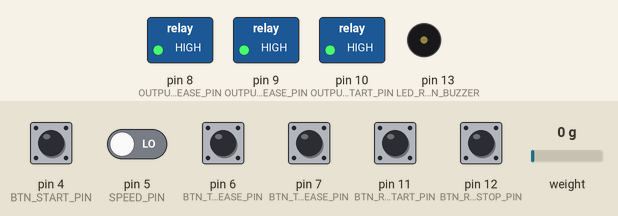
Simulated run of this sketch. Board: Arduino Uno, built with avr-gcc and run on an emulated ATmega328P. Parts: switched loads named in the sketch (green lamp = pin HIGH), buzzer (waves = sounding, pin HIGH). Inputs (shaded band) come from the test bench; at power-on: pin 4 (BTN_START_PIN) HIGH, pin 5 (SPEED_PIN), pin 6 (BTN_TRACK_INCREASE_PIN), pin 7 (BTN_TRACK_DECREASE_PIN), pin 11 (BTN_REEL_START_PIN), pin 12 (BTN_REEL_STOP_PIN) LOW, weight on the scale 0 g. What the sketch prints to the serial monitor is not drawn.

Above: at 3.2 s.
3.3 s: pin 5 (SPEED_PIN) driven HIGH
At 4.8 s:
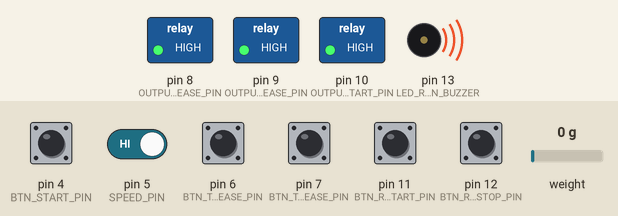
5.2 s: pin 6 (BTN_TRACK_INCREASE_PIN) pulled HIGH for 0.5 s
At 6.1 s:
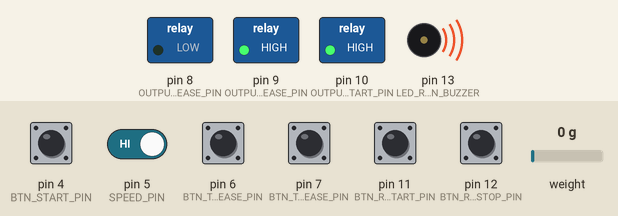
8.8 s: pin 7 (BTN_TRACK_DECREASE_PIN) pulled HIGH for 0.5 s
At 10.1 s:
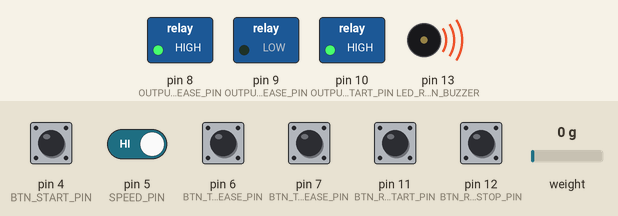
12.2 s: pin 11 (BTN_REEL_START_PIN) pulled HIGH for 0.5 s
At 13.8 s:
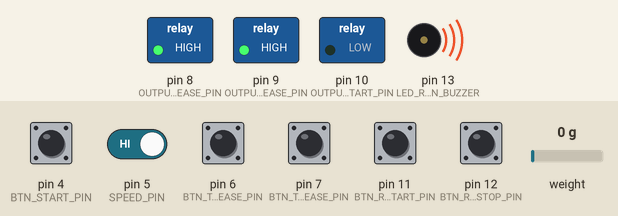
14.2 s: pin 5 (SPEED_PIN) driven LOW
At 16.0 s:
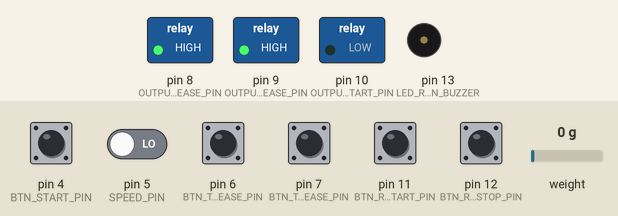
17.1 s: pin 6 (BTN_TRACK_INCREASE_PIN) pulled HIGH for 1 s
At 18.8 s:
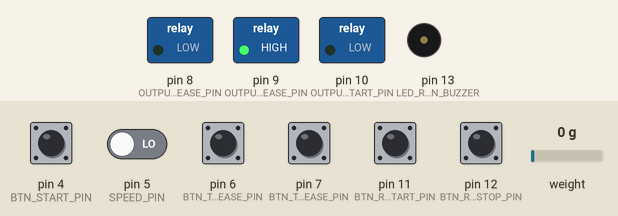
Timing chart, 0 to 20.7 s (numbered marks = the images above; inputs shaded):
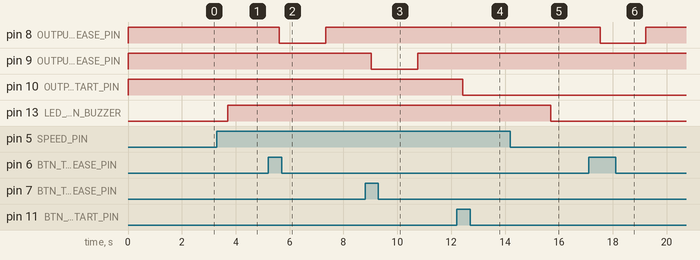

The sketch:

skyScale.ino
```cpp
/*
 *
 * Start towing ir Stop towing naudoti du atskirus mygtukus
 * Auto retrieve veikia iki paklaidos (pvz -100m +- dar paklaida nuo isvynioto ilgio) nuo likusio sniuro iki prdzios...
 * Po to retrievui naudoti manual buttona, kol paspaustas vyniojimas veikia, atleistas - vyniojimas stabdomas
 * - retrievui - inputai skirtingi (auto/manual), outputas i rele - tas pats
 *
1. svarstykles  (CLK/DT) - 2, 3  pin
2. sistemos startui/calibravimui 4 pin
3. speedometrui - 5 pin, startas uzduodamas  gavus pirma signala, pradedamas skaiciuoti greitis ir sniuro issyvyniojimo atstumas
4. traukos relei 4 IN is mygtuko +/- bus 6/7 pin  - dedati pvz i scetch'a pasijungus ant reles ir isitikinti kad veikia, esanst paspaudimui i cosole printinti rezultata
5. traukos relei OUT is arduino IN i rele +/- bus 8/9 pin  - dedati pvz i scetch'a pasijungus ant reles ir isitikinti kad veikia, esanst paspaudimui i cosole printinti rezultata
6. sniuro vyniojimui mygtukas IN i arduino bus 11 pin
7. sniuro vyniojimui OUT is qruino IN i rele 10 pin
8. sniuro vyniojimo priverstinis sustabdymas - mygtukas 12 pin // bus pajungtas veliau
9. sistemos restartui mygtukas - arduino reset
10. bugno sukimosi INPUT PIN 12 is gerkono nuo bugno

* 11. bugno sukimuisi INPUT - o OUTPUT buzzer/sviesdiodis , LED output pin 13

*** Paspaudus stop, traukos nuemimas prasideda iki minimumo,  kol cele rodo <= 0 arba kol gaunamas signalas is variklio kad jis krastineje padetyje
*** bus du galiniai input mygtukai ant traukos variklio, reikia rezervuoti inputus i arduino, kad nebeleisti didinti/mazinti traukos,

rezultato pvz:


Trauka: 21.1 kg, virves greitis: 10 km/h, isivyniojo: +243 m, (liko: 1350 m), Trauka: (neutrali/didina/mazina), Virves vyniojimas: neutralus/Ijungtas ()

 */

#include "HX711.h"

#define DOUT  3
#define CLK  2
#define BTN_START_PIN  4
#define SPEED_PIN  5
#define BTN_TRACK_INCREASE_PIN  6
#define BTN_TRACK_DECREASE_PIN  7
#define OUTPUT_RELAY_TRACK_INCREASE_PIN  8 // in current scetch output is directly without resitors connected to PIN 8
#define OUTPUT_RELAY_TRACK_DECREASE_PIN  9 // in current scetch output is directly without resitors connected to PIN 9
#define OUTPUT_RELAY_REEL_START_PIN 10     // in current scetch output is directly without resitors connected to PIN 10
#define BTN_REEL_START_PIN 11
#define BTN_REEL_STOP_PIN 12

#define BTN_REEL_SPIN_PIN_LED 12
#define LED_REEL_SPIN_PIN_BUZZER 13

#define longPressTimes 15
#define maxWireLength 1500
#define rollDiameterCm 10
#define PI 3.1415926535897932384626433832795

HX711 scale(DOUT, CLK);

float calibration_factor = -7050; //-7050 worked for my 440lb max scale setup
boolean startBtnState = LOW;
boolean previousStartBtnState = LOW;

int towingOn = 0;
unsigned long towingStartTime;
unsigned long statePrintOutTime;

unsigned long distanceStartTime;
unsigned long reelSpinLastTime;

int pressState = 0;

int tractionState = 0;

double wireSpeed = 0;
int wireLength = 0;

int reelRetrieveState = 0;

void setup() {
  pinMode(BTN_START_PIN, INPUT);
//  digitalWrite(BTN_START_PIN, HIGH); // turns on pull-up resistor after input

  pinMode(SPEED_PIN, INPUT);
  pinMode(BTN_TRACK_INCREASE_PIN, INPUT);
  pinMode(BTN_TRACK_DECREASE_PIN, INPUT);
  pinMode(OUTPUT_RELAY_TRACK_INCREASE_PIN, OUTPUT); // in current scetch output is directly without resitors connected to PIN 8
  pinMode(OUTPUT_RELAY_TRACK_DECREASE_PIN, OUTPUT); // in current scetch output is directly without resitors connected to PIN 9
  pinMode(OUTPUT_RELAY_REEL_START_PIN, OUTPUT); // in current scetch output is directly without resitors connected to PIN 10
  pinMode(BTN_REEL_START_PIN, INPUT);
  pinMode(BTN_REEL_STOP_PIN, INPUT); // start/stop button can't be used the same one, we can use only internal state for it

  pinMode(BTN_REEL_SPIN_PIN_LED, INPUT); // in current scetch led output is working on speed input
  pinMode(LED_REEL_SPIN_PIN_BUZZER, OUTPUT); // in current scetch led output is working on speed input or BTN_REEL_SPIN_PIN_LED

  digitalWrite(OUTPUT_RELAY_TRACK_INCREASE_PIN, HIGH);
  digitalWrite(OUTPUT_RELAY_TRACK_DECREASE_PIN, HIGH);
  digitalWrite(OUTPUT_RELAY_REEL_START_PIN, HIGH);

  Serial.begin(9600);

  // scale with HX711 calibration on each start, which makes scale to ZERO possition
  resetScale();
  Serial.println("Waiting for your input");
}

void loop() {

  startButtonState();
  reelState();
  readSpeed(); // maybe it's better to read wire speed and state always, not according to towing is On/Off...

  if (towingOn == 1 && (millis() - statePrintOutTime) > 1000) {
    readScale();
    printSpeed();

    wireRetrieveState();
    tractionControlState();

    statePrintOutTime = millis();
    Serial.println();
  }

//  delay(500); // this will be removed when getting quite enough accuracy and button state management in code
}

void startButtonState()
{
  startBtnState = digitalRead(BTN_START_PIN);

  if (startBtnState == previousStartBtnState && startBtnState == HIGH) {
    towingOn = !towingOn;
    if (towingOn == 1) {
      towingStartTime = millis();
      distanceStartTime = towingStartTime;
      reelSpinLastTime = distanceStartTime;
      Serial.print("Towing has started!");
      Serial.print(" Time:");
      printTime();

      Serial.println();
    } else {
      Serial.println("Towing has stopped!");
      delay(1500);
      towingStartTime = 0;
    }
  }
  previousStartBtnState = startBtnState;
}

void readSpeed()
{
  if (digitalRead(SPEED_PIN) == HIGH) {
    long currentReelSignalTime = millis();
    long timeHasPassedAfterLastSignal = currentReelSignalTime - reelSpinLastTime;

    if (timeHasPassedAfterLastSignal > 0) {
      float ropeCirmcumferenceCm = (rollDiameterCm * PI); // 2 * PI * R = PI * D
      wireLength = wireLength + ropeCirmcumferenceCm;

      Serial.print(ropeCirmcumferenceCm);
      Serial.print(" cm per ");
      Serial.print(timeHasPassedAfterLastSignal);
      Serial.println(" ms, ");

      // SPEED Km/h = m * 1000 / min * 60  = cm * 100 * 1000 / s * 60 * 60 = cm * 100 * 1000 / ms * 1000 * 60 * 60 = cm * 100 / ms * 3600
      float ropeSpeed = (ropeCirmcumferenceCm * 100) / (timeHasPassedAfterLastSignal * 3600);
      wireSpeed = ropeSpeed;

      reelSpinLastTime = currentReelSignalTime;
    } else {
      wireSpeed = 0;
    }
  }
}

void printSpeed()
{
  Serial.print(", virves greitis: ");
  Serial.print(wireSpeed);
  Serial.print(" km/h, isivyniojo: ");

  if (wireLength > 0) {
    Serial.print("+");
  } else {
    Serial.print("-");
  }
  Serial.print(wireLength / 100);
  Serial.print("m, (liko: ");
  Serial.print(maxWireLength - wireLength / 100);
  Serial.print(" m)");
}

void printTime()
{
  long towingTime = millis() - towingStartTime;

  long sekundes = towingTime / 1000;
  if (sekundes < 60) {
    Serial.print(sekundes);
    Serial.print(" s");
  } else if (sekundes > 60 && sekundes < 3600) {
    long minutes = sekundes / 60;
    Serial.print(minutes);
    Serial.print(" min ");
    Serial.print(sekundes - minutes * 60);
    Serial.print(" s");
  }
}

void resetScale()
{
  Serial.println("Remove all weight from scale");
  scale.set_scale();
  scale.tare();  //Reset the scale to 0

  long zero_factor = scale.read_average(); //Get a baseline reading
//  Serial.print("Zero factor: "); //This can be used to remove the need to tare the scale. Useful in permanent scale projects.
//  Serial.println(zero_factor);
}

void readScale()
{
  scale.set_scale(calibration_factor); //Adjust to this calibration factor

  Serial.print("Laikas nuo starto: ");
  printTime();

  Serial.print(", Trauka: ");
  Serial.print(scale.get_units(), 0.453592); // used default lbs to kg fraction (0.453592), later we need to calculate it more acuratly to the phisical error we want to have for accuracy/precision
  // NOTE: at this moment 2.5 kgs is showing 3 kg even when wheight is swinging - it shows 4 kg...

  Serial.print(" kg"); //Change this to kg and re-adjust the calibration factor if you follow SI units like a sane person
}

void wireRetrieveState()
{
  Serial.print(", Virves vyniojimas:"); //Change this to kg and re-adjust the calibration factor if you follow SI units like a sane person
  int currentReelRetrieveState = reelRetrieveState;

  if (digitalRead(BTN_REEL_STOP_PIN) == HIGH) {
    reelRetrieveState = 0;
  } else if (digitalRead(BTN_REEL_START_PIN) == HIGH) {
    reelRetrieveState = 1;
  }

  if (reelRetrieveState == 0) {
    digitalWrite(OUTPUT_RELAY_REEL_START_PIN, HIGH);
    Serial.print("neutralus");
  } else {
    digitalWrite(OUTPUT_RELAY_REEL_START_PIN, LOW);
    Serial.print("IJUNGTAS");
  }
}

void tractionControlState()
{
  int currentTractionState = tractionState;
  if (digitalRead(BTN_TRACK_INCREASE_PIN) == HIGH)
  {
    currentTractionState++;
  } else
  if (digitalRead(BTN_TRACK_DECREASE_PIN) == HIGH)
  {
    currentTractionState--;
  }
  Serial.print(", Traukos pokytis:");
  if (currentTractionState > tractionState) {
    digitalWrite(OUTPUT_RELAY_TRACK_INCREASE_PIN, LOW);
    Serial.print("didinama");
  } else if (currentTractionState < tractionState) {
    digitalWrite(OUTPUT_RELAY_TRACK_DECREASE_PIN, LOW);
    Serial.print("mazinama");
  } else {
    Serial.print("nesikeicia");
    digitalWrite(OUTPUT_RELAY_TRACK_INCREASE_PIN, HIGH);
    digitalWrite(OUTPUT_RELAY_TRACK_DECREASE_PIN, HIGH);
  }
}

void reelState()
{
    if (digitalRead(SPEED_PIN) == HIGH || digitalRead(BTN_REEL_SPIN_PIN_LED) == HIGH) {
    digitalWrite(LED_REEL_SPIN_PIN_BUZZER, HIGH);
//    Serial.print(", BUGNAS SUKASI ");
  } else {
    digitalWrite(LED_REEL_SPIN_PIN_BUZZER, LOW);
//    Serial.print(", bugnas nesisuka ");
  }
}
```

Measured:
- after the input at 3.3 s, pin 13 (LED_REEL_SPIN_PIN_BUZZER): LOW → HIGH after 0.41 s
- after the input at 5.2 s, pin 8 (OUTPUT_RELAY_TRACK_INCREASE_PIN): HIGH → LOW after 0.42 s, → HIGH 1.7 s later
- after the input at 8.8 s, pin 9 (OUTPUT_RELAY_TRACK_DECREASE_PIN): HIGH → LOW after 0.23 s, → HIGH 1.7 s later
- after the input at 12.2 s, pin 10 (OUTPUT_RELAY_REEL_START_PIN): HIGH → LOW after 0.23 s
- after the input at 14.2 s, pin 13 (LED_REEL_SPIN_PIN_BUZZER): HIGH → LOW after 1.5 s
- after the input at 17.1 s, pin 8 (OUTPUT_RELAY_TRACK_INCREASE_PIN): HIGH → LOW after 0.43 s, → HIGH 1.7 s later
